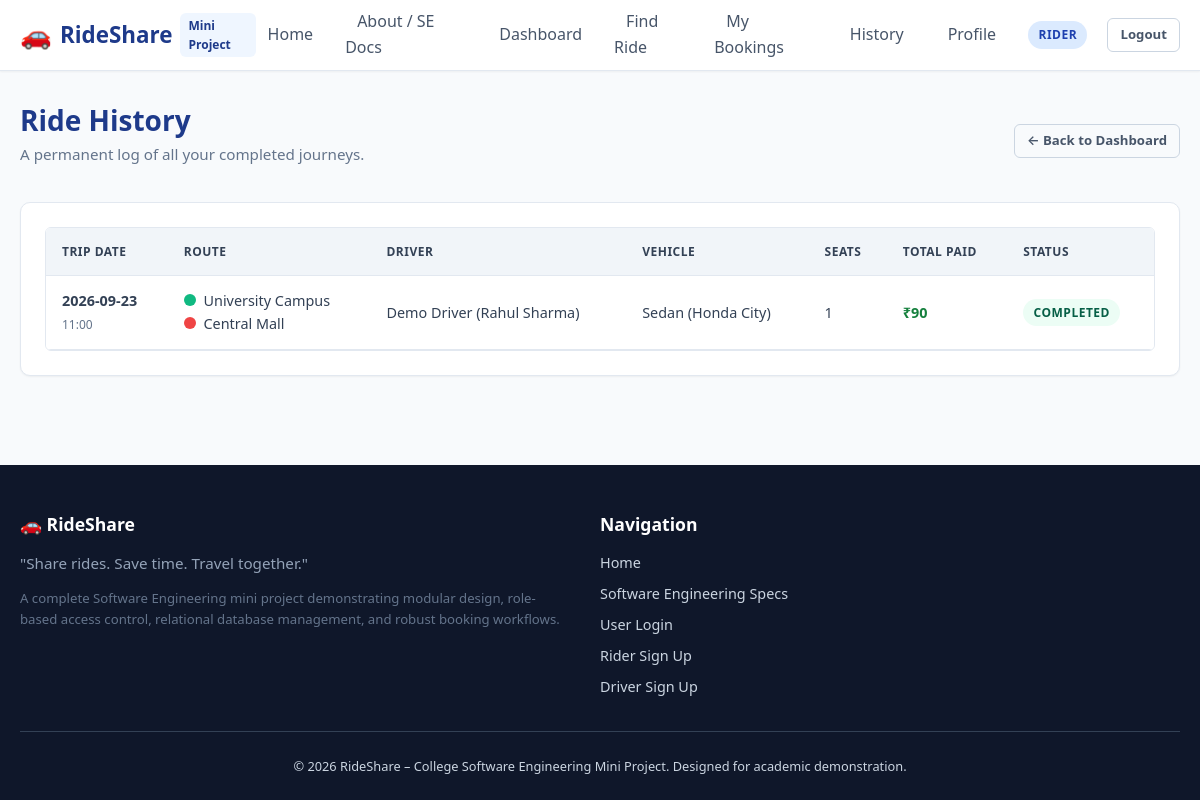
/rider/history (signed in), run on the app's committed database.
### tables this page shows
CREATE TABLE bookings (
    id INTEGER PRIMARY KEY AUTOINCREMENT,
    ride_id INTEGER NOT NULL,
    rider_id INTEGER NOT NULL,
    seats_requested INTEGER NOT NULL CHECK(seats_requested > 0),
    total_fare REAL NOT NULL CHECK(total_fare >= 0),
    status TEXT NOT NULL DEFAULT 'Pending' CHECK(status IN ('Pending', 'Accepted', 'Rejected', 'Cancelled', 'Completed')),
    booking_date TIMESTAMP DEFAULT CURRENT_TIMESTAMP,
    FOREIGN KEY (ride_id) REFERENCES rides(id) ON DELETE CASCADE,
    FOREIGN KEY (rider_id) REFERENCES users(id) ON DELETE CASCADE
);

CREATE TABLE rides (
    id INTEGER PRIMARY KEY AUTOINCREMENT,
    driver_id INTEGER NOT NULL,
    pickup_location TEXT NOT NULL,
    destination TEXT NOT NULL,
    ride_date TEXT NOT NULL,
    departure_time TEXT NOT NULL,
    available_seats INTEGER NOT NULL CHECK(available_seats >= 0),
    vehicle_type TEXT NOT NULL,
    fare_per_passenger REAL NOT NULL CHECK(fare_per_passenger >= 0),
    status TEXT NOT NULL DEFAULT 'Available' CHECK(status IN ('Available', 'Full', 'Ongoing', 'Completed', 'Cancelled')),
    created_at TIMESTAMP DEFAULT CURRENT_TIMESTAMP,
    FOREIGN KEY (driver_id) REFERENCES drivers(id) ON DELETE CASCADE
);

CREATE TABLE users (
    id INTEGER PRIMARY KEY AUTOINCREMENT,
    name TEXT NOT NULL,
    email TEXT NOT NULL UNIQUE,
    phone TEXT NOT NULL,
    password_hash TEXT NOT NULL,
    role TEXT NOT NULL CHECK(role IN ('rider', 'driver', 'admin')),
    status TEXT NOT NULL DEFAULT 'active' CHECK(status IN ('active', 'inactive')),
    created_at TIMESTAMP DEFAULT CURRENT_TIMESTAMP
);

CREATE TABLE drivers (
    id INTEGER PRIMARY KEY AUTOINCREMENT,
    user_id INTEGER NOT NULL UNIQUE,
    license_number TEXT NOT NULL UNIQUE,
    vehicle_type TEXT NOT NULL,
    vehicle_model TEXT NOT NULL,
    vehicle_number TEXT NOT NULL UNIQUE,
    total_seats INTEGER NOT NULL CHECK(total_seats > 0),
    created_at TIMESTAMP DEFAULT CURRENT_TIMESTAMP,
    FOREIGN KEY (user_id) REFERENCES users(id) ON DELETE CASCADE
);

### routes/rider_routes.py (the view)
@rider_bp.route('/history')
@role_required('rider')
def ride_history():
    rider_id = session['user_id']
    completed_bookings = Booking.get_by_rider(rider_id, status='Completed')
    return render_template('rider/ride_history.html', bookings=completed_bookings)

### database/db.py (called while the page is built)
def get_db():
    if 'db' not in g:
        db_path = current_app.config.get('DATABASE_PATH')
        os.makedirs(os.path.dirname(db_path), exist_ok=True)
        g.db = sqlite3.connect(db_path)
        g.db.row_factory = sqlite3.Row
        g.db.execute("PRAGMA foreign_keys = ON;")
    return g.db

### templates/rider/ride_history.html (shortened to what this page needs)
{% extends "base.html" %}
{% block content %}
<div class="card-header" style="border: none; padding: 0; margin-bottom: 1.5rem;">
    <div>
        <h2 style="color: var(--primary); margin: 0;">Ride History</h2>
        <p style="color: var(--gray-600); font-size: 0.95rem; margin-top: 0.25rem;">
            A permanent log of all your completed journeys.
        </p>
    </div>
    <a href="{{ url_for('rider.dashboard') }}" class="btn btn-outline btn-sm">← Back to Dashboard</a>
</div>
{% if bookings %}
    <div class="card">
        <div class="table-responsive">
            <table class="table">
                <thead>
                    <tr>
                        <th>Trip Date</th>
                        <th>Route</th>
                        <th>Driver</th>
                        <th>Vehicle</th>
                        <th>Seats</th>
                        <th>Total Paid</th>
                        <th>Status</th>
                    </tr>
                </thead>
                <tbody>
                    {% for b in bookings %}
                        <tr>
                            <td>
                                <strong>{{ b['ride_date'] }}</strong><br>
                                <small style="color: var(--gray-600);">{{ b['departure_time'] }}</small>
                            </td>
                            <td>
                                <div><span class="route-dot pickup" style="display:inline-block; margin-right:4px;"></span> {{ b['pickup_location'] }}</div>
                                <div><span class="route-dot destination" style="display:inline-block; margin-right:4px;"></span> {{ b['destination'] }}</div>
                            </td>
                            <td>{{ b['driver_name'] }}</td>
                            <td>{{ b['vehicle_type'] }} ({{ b['vehicle_model'] }})</td>
                            <td>{{ b['seats_requested'] }}</td>
                            <td><strong style="color: #15803d;">₹{{ "%.0f"|format(b['total_fare']) }}</strong></td>
                            <td><span class="badge badge-completed">Completed</span></td>
                        </tr>
                    {% endfor %}
                </tbody>
            </table>
        </div>
    </div>
{% endif %}
{% endblock %}

### static/css/style.css (style rules this page uses)
:root { --primary: #1e3a8a; --primary-hover: #1e40af; --primary-light: #eff6ff; --secondary: #0d9488; --secondary-hover: #0f766e; --accent: #f59e0b; --dark: #0f172a; --gray-900: #1e293b; --gray-800: #334155; --gray-700: #475569; --gray-600: #64748b; --gray-500: #94a3b8; --gray-400: #cbd5e1; --gray-200: #e2e8f0; --gray-100: #f1f5f9; --gray-50: #f8fafc; --white: #ffffff; --success: #10b981; --success-bg: #ecfdf5; --warning: #f59e0b; --warning-bg: #fffbeb; --danger: #ef4444; --danger-bg: #fef2f2; --info: #3b82f6; --info-bg: #eff6ff; --font-family: 'Segoe UI', system-ui, -apple-system, BlinkMacSystemFont, Roboto, sans-serif; --shadow-sm: 0 1px 2px 0 rgba(0, 0, 0, 0.05); --shadow-md: 0 4px 6px -1px rgba(0, 0, 0, 0.1), 0 2px 4px -2px rgba(0, 0, 0, 0.1); --shadow-lg: 0 10px 15px -3px rgba(0, 0, 0, 0.1), 0 4px 6px -4px rgba(0, 0, 0, 0.1); --radius-sm: 6px; --radius-md: 10px; --radius-lg: 16px; --radius-full: 9999px; --transition: all 0.2s ease-in-out; }
* { box-sizing: border-box; margin: 0; padding: 0; }
body { font-family: var(--font-family); background-color: var(--gray-50); color: var(--gray-800); line-height: 1.6; min-height: 100vh; display: flex; flex-direction: column; }
h1, h2, h3, h4, h5, h6 { color: var(--dark); font-weight: 700; line-height: 1.25; }
h2 { font-size: 1.75rem; }
a { color: var(--primary); text-decoration: none; transition: var(--transition); }
p { margin-bottom: 0.75rem; }
.btn { display: inline-flex; align-items: center; justify-content: center; gap: 0.4rem; padding: 0.6rem 1.25rem; font-size: 0.95rem; font-weight: 600; border-radius: var(--radius-sm); border: 1px solid transparent; cursor: pointer; transition: var(--transition); text-decoration: none; }
.btn-outline { background-color: transparent; border-color: var(--gray-400); color: var(--gray-700); }
.btn-sm { padding: 0.35rem 0.75rem; font-size: 0.825rem; }
.card { background: var(--white); border-radius: var(--radius-md); border: 1px solid var(--gray-200); box-shadow: var(--shadow-sm); padding: 1.5rem; margin-bottom: 1.5rem; transition: var(--transition); }
.card-header { display: flex; justify-content: space-between; align-items: center; border-bottom: 1px solid var(--gray-200); padding-bottom: 0.85rem; margin-bottom: 1.25rem; }
.badge { display: inline-block; padding: 0.25rem 0.65rem; font-size: 0.75rem; font-weight: 700; border-radius: var(--radius-full); text-transform: uppercase; letter-spacing: 0.5px; }
.badge-completed { background: #ecfdf5; color: #065f46; }
.table-responsive { width: 100%; overflow-x: auto; border-radius: var(--radius-sm); border: 1px solid var(--gray-200); }
.table { width: 100%; border-collapse: collapse; background: var(--white); font-size: 0.9rem; }
.table th, .table td { padding: 0.85rem 1rem; text-align: left; border-bottom: 1px solid var(--gray-200); }
.table th { background: var(--gray-100); font-weight: 700; color: var(--gray-800); text-transform: uppercase; font-size: 0.75rem; letter-spacing: 0.5px; }
.route-dot { width: 12px; height: 12px; border-radius: 50%; margin-top: 5px; flex-shrink: 0; }
.route-dot.pickup { background: var(--success); }
.route-dot.destination { background: var(--danger); }

### data on the page
bookings: ride_date "2026-09-23", departure_time "11:00", pickup_location "University Campus", destination "Central Mall", driver_name "Demo Driver (Rahul Sharma)", vehicle_type "Sedan", vehicle_model "Honda City", seats_requested "1", total_fare "90"

### other printed values
{{ session.get('role') }} "RIDER"
